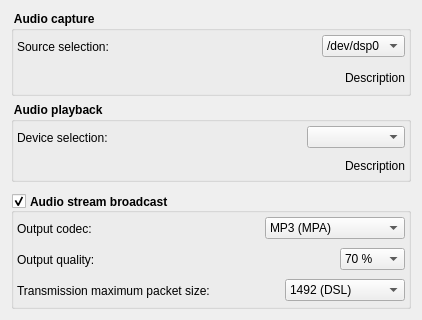
       <widget class="QWidget" name="mAudio">
        <layout class="QVBoxLayout" name="verticalLayout_2">
         <item>
          <widget class="QGroupBox" name="mGrpDevices_2">
           <property name="font">
            <font>
             <weight>75</weight>
             <bold>true</bold>
            </font>
           </property>
           <property name="title">
            <string> Audio capture </string>
           </property>
           <property name="flat">
            <bool>false</bool>
           </property>
           <layout class="QVBoxLayout" name="verticalLayout_7">
            <property name="margin">
             <number>3</number>
            </property>
            <item>
             <layout class="QHBoxLayout" name="horizontalLayout_9">
              <item>
               <widget class="QLabel" name="mLbAudioSource">
                <property name="minimumSize">
                 <size>
                  <width>160</width>
                  <height>25</height>
                 </size>
                </property>
                <property name="font">
                 <font>
                  <weight>50</weight>
                  <bold>false</bold>
                 </font>
                </property>
                <property name="text">
                 <string>Source selection:</string>
                </property>
               </widget>
              </item>
              <item>
               <spacer name="horizontalSpacer_9">
                <property name="orientation">
                 <enum>Qt::Horizontal</enum>
                </property>
                <property name="sizeHint" stdset="0">
                 <size>
                  <width>2</width>
                  <height>20</height>
                 </size>
                </property>
               </spacer>
              </item>
              <item>
               <widget class="QComboBox" name="mCbAudioSource">
                <property name="font">
                 <font>
                  <weight>50</weight>
                  <bold>false</bold>
                 </font>
                </property>
                <property name="currentIndex">
                 <number>0</number>
                </property>
                <item>
                 <property name="text">
                  <string>/dev/dsp0</string>
                 </property>
                </item>
               </widget>
              </item>
             </layout>
            </item>
            <item>
             <layout class="QHBoxLayout" name="horizontalLayout">
              <item>
               <spacer name="horizontalSpacer_22">
                <property name="orientation">
                 <enum>Qt::Horizontal</enum>
                </property>
                <property name="sizeType">
                 <enum>QSizePolicy::MinimumExpanding</enum>
                </property>
                <property name="sizeHint" stdset="0">
                 <size>
                  <width>5</width>
                  <height>25</height>
                 </size>
                </property>
               </spacer>
              </item>
              <item>
               <widget class="QLabel" name="label">
                <property name="minimumSize">
                 <size>
                  <width>20</width>
                  <height>20</height>
                 </size>
                </property>
                <property name="maximumSize">
                 <size>
                  <width>20</width>
                  <height>20</height>
                 </size>
                </property>
                <property name="text">
                 <string/>
                </property>
                <property name="pixmap">
                 <pixmap resource="../../resources/Icons.qrc">:/images/HardwareInfo.png</pixmap>
                </property>
                <property name="scaledContents">
                 <bool>true</bool>
                </property>
               </widget>
              </item>
              <item>
               <widget class="QLabel" name="mLbAudioSourceInfo">
                <property name="font">
                 <font>
                  <weight>50</weight>
                  <bold>false</bold>
                 </font>
                </property>
                <property name="text">
                 <string>Description</string>
                </property>
                <property name="textFormat">
                 <enum>Qt::PlainText</enum>
                </property>
                <property name="alignment">
                 <set>Qt::AlignRight|Qt::AlignTrailing|Qt::AlignVCenter</set>
                </property>
               </widget>
              </item>
             </layout>
            </item>
           </layout>
          </widget>
         </item>
         <item>
          <widget class="QGroupBox" name="groupBox_2">
           <property name="font">
            <font>
             <weight>75</weight>
             <bold>true</bold>
            </font>
           </property>
           <property name="title">
            <string> Audio playback </string>
           </property>
           <layout class="QVBoxLayout" name="verticalLayout_11">
            <property name="margin">
             <number>3</number>
            </property>
            <item>
             <layout class="QHBoxLayout" name="horizontalLayout_6">
              <item>
               <widget class="QLabel" name="mLbAudioSink">
                <property name="minimumSize">
                 <size>
                  <width>160</width>
                  <height>25</height>
                 </size>
                </property>
                <property name="font">
                 <font>
                  <weight>50</weight>
                  <bold>false</bold>
                 </font>
                </property>
                <property name="text">
                 <string>Device selection:</string>
                </property>
               </widget>
              </item>
              <item>
               <spacer name="horizontalSpacer_5">
                <property name="orientation">
                 <enum>Qt::Horizontal</enum>
                </property>
                <property name="sizeHint" stdset="0">
                 <size>
                  <width>2</width>
                  <height>20</height>
                 </size>
                </property>
               </spacer>
              </item>
              <item>
               <widget class="QComboBox" name="mCbAudioSink">
                <property name="font">
                 <font>
                  <weight>50</weight>
                  <bold>false</bold>
                 </font>
                </property>
                <property name="currentIndex">
                 <number>-1</number>
                </property>
                <item>
                 <property name="text">
                  <string>SDL: default</string>
                 </property>
                </item>
               </widget>
              </item>
             </layout>
            </item>
            <item>
             <layout class="QHBoxLayout" name="horizontalLayout_25">
              <item>
               <spacer name="horizontalSpacer_26">
                <property name="orientation">
                 <enum>Qt::Horizontal</enum>
                </property>
                <property name="sizeType">
                 <enum>QSizePolicy::MinimumExpanding</enum>
                </property>
                <property name="sizeHint" stdset="0">
                 <size>
                  <width>5</width>
                  <height>20</height>
                 </size>
                </property>
               </spacer>
              </item>
              <item>
               <widget class="QLabel" name="label_5">
                <property name="minimumSize">
                 <size>
                  <width>20</width>
                  <height>20</height>
                 </size>
                </property>
                <property name="maximumSize">
                 <size>
                  <width>20</width>
                  <height>20</height>
                 </size>
                </property>
                <property name="text">
                 <string/>
                </property>
                <property name="pixmap">
                 <pixmap resource="../../resources/Icons.qrc">:/images/HardwareInfo.png</pixmap>
                </property>
                <property name="scaledContents">
                 <bool>true</bool>
                </property>
               </widget>
              </item>
              <item>
               <widget class="QLabel" name="mLbAudioSinkInfo">
                <property name="font">
                 <font>
                  <weight>50</weight>
                  <bold>false</bold>
                 </font>
                </property>
                <property name="text">
                 <string>Description</string>
                </property>
                <property name="textFormat">
                 <enum>Qt::PlainText</enum>
                </property>
                <property name="alignment">
                 <set>Qt::AlignRight|Qt::AlignTrailing|Qt::AlignVCenter</set>
                </property>
               </widget>
              </item>
             </layout>
            </item>
           </layout>
          </widget>
         </item>
         <item>
          <spacer name="verticalSpacer">
           <property name="orientation">
            <enum>Qt::Vertical</enum>
           </property>
           <property name="sizeType">
            <enum>QSizePolicy::MinimumExpanding</enum>
           </property>
           <property name="sizeHint" stdset="0">
            <size>
             <width>20</width>
             <height>5</height>
            </size>
           </property>
          </spacer>
         </item>
         <item>
          <widget class="QGroupBox" name="mGrpAudio">
           <property name="font">
            <font>
             <weight>75</weight>
             <bold>true</bold>
            </font>
           </property>
           <property name="title">
            <string>Audio stream broadcast</string>
           </property>
           <property name="alignment">
            <set>Qt::AlignLeading|Qt::AlignLeft|Qt::AlignVCenter</set>
           </property>
           <property name="checkable">
            <bool>true</bool>
           </property>
           <property name="checked">
            <bool>true</bool>
           </property>
           <layout class="QVBoxLayout" name="verticalLayout_6">
            <property name="margin">
             <number>3</number>
            </property>
            <item>
             <layout class="QHBoxLayout" name="horizontalLayout_7">
              <item>
               <widget class="QLabel" name="mLbAudioCodec">
                <property name="minimumSize">
                 <size>
                  <width>210</width>
                  <height>25</height>
                 </size>
                </property>
                <property name="font">
                 <font>
                  <weight>50</weight>
                  <bold>false</bold>
                 </font>
                </property>
                <property name="text">
                 <string>Output codec:</string>
                </property>
               </widget>
              </item>
              <item>
               <spacer name="horizontalSpacer_6">
                <property name="orientation">
                 <enum>Qt::Horizontal</enum>
                </property>
                <property name="sizeHint" stdset="0">
                 <size>
                  <width>2</width>
                  <height>20</height>
                 </size>
                </property>
               </spacer>
              </item>
              <item>
               <widget class="QComboBox" name="mCbAudioCodec">
                <property name="font">
                 <font>
                  <weight>50</weight>
                  <bold>false</bold>
                 </font>
                </property>
                <property name="layoutDirection">
                 <enum>Qt::LeftToRight</enum>
                </property>
                <property name="currentIndex">
                 <number>0</number>
                </property>
                <property name="maxVisibleItems">
                 <number>9</number>
                </property>
                <item>
                 <property name="text">
                  <string>MP3 (MPA)</string>
                 </property>
                </item>
                <item>
                 <property name="text">
                  <string>G711 A-law (PCMA)</string>
                 </property>
                </item>
                <item>
                 <property name="text">
                  <string>G711 µ-law (PCMU)</string>
                 </property>
                </item>
                <item>
                 <property name="text">
                  <string>AAC</string>
                 </property>
                </item>
                <item>
                 <property name="text">
                  <string>PCM_S16_LE</string>
                 </property>
                </item>
                <item>
                 <property name="text">
                  <string>GSM</string>
                 </property>
                </item>
                <item>
                 <property name="text">
                  <string>AMR</string>
                 </property>
                </item>
               </widget>
              </item>
             </layout>
            </item>
            <item>
             <layout class="QHBoxLayout" name="horizontalLayout_10">
              <item>
               <widget class="QLabel" name="mLbAudioQuality">
                <property name="minimumSize">
                 <size>
                  <width>210</width>
                  <height>25</height>
                 </size>
                </property>
                <property name="font">
                 <font>
                  <weight>50</weight>
                  <bold>false</bold>
                 </font>
                </property>
                <property name="text">
                 <string>Output quality:</string>
                </property>
               </widget>
              </item>
              <item>
               <spacer name="horizontalSpacer_7">
                <property name="orientation">
                 <enum>Qt::Horizontal</enum>
                </property>
                <property name="sizeHint" stdset="0">
                 <size>
                  <width>2</width>
                  <height>20</height>
                 </size>
                </property>
               </spacer>
              </item>
              <item>
               <widget class="QComboBox" name="mCbAudioQuality">
                <property name="font">
                 <font>
                  <weight>50</weight>
                  <bold>false</bold>
                 </font>
                </property>
                <property name="currentIndex">
                 <number>6</number>
                </property>
                <item>
                 <property name="text">
                  <string>10 %</string>
                 </property>
                </item>
                <item>
                 <property name="text">
                  <string>20 %</string>
                 </property>
                </item>
                <item>
                 <property name="text">
                  <string>30 %</string>
                 </property>
                </item>
                <item>
                 <property name="text">
                  <string>40 %</string>
                 </property>
                </item>
                <item>
                 <property name="text">
                  <string>50 %</string>
                 </property>
                </item>
                <item>
                 <property name="text">
                  <string>60 %</string>
                 </property>
                </item>
                <item>
                 <property name="text">
                  <string>70 %</string>
                 </property>
                </item>
                <item>
                 <property name="text">
                  <string>80 %</string>
                 </property>
                </item>
                <item>
                 <property name="text">
                  <string>90 %</string>
                 </property>
                </item>
                <item>
                 <property name="text">
                  <string>100 %</string>
                 </property>
                </item>
               </widget>
              </item>
             </layout>
            </item>
            <item>
             <layout class="QHBoxLayout" name="horizontalLayout_17">
              <item>
               <widget class="QLabel" name="mLbAudioMaxPacketSize">
                <property name="minimumSize">
                 <size>
                  <width>260</width>
                  <height>25</height>
                 </size>
                </property>
                <property name="font">
                 <font>
                  <weight>50</weight>
                  <bold>false</bold>
                 </font>
                </property>
                <property name="text">
                 <string>Transmission maximum packet size:</string>
                </property>
               </widget>
              </item>
              <item>
               <spacer name="horizontalSpacer_17">
                <property name="orientation">
                 <enum>Qt::Horizontal</enum>
                </property>
                <property name="sizeHint" stdset="0">
                 <size>
                  <width>2</width>
                  <height>20</height>
                 </size>
                </property>
               </spacer>
              </item>
              <item>
               <widget class="QComboBox" name="mCbAudioMaxPacketSize">
                <property name="font">
                 <font>
                  <weight>50</weight>
                  <bold>false</bold>
                 </font>
                </property>
                <property name="currentIndex">
                 <number>3</number>
                </property>
                <item>
                 <property name="text">
                  <string>256 (Small)</string>
                 </property>
                </item>
                <item>
                 <property name="text">
                  <string>576 (IPv4 path)</string>
                 </property>
                </item>
                <item>
                 <property name="text">
                  <string>1280 (IPv6 path)</string>
                 </property>
                </item>
                <item>
                 <property name="text">
                  <string>1492 (DSL)</string>
                 </property>
                </item>
                <item>
                 <property name="text">
                  <string>1500 (Eth)</string>
                 </property>
                </item>
                <item>
                 <property name="text">
                  <string>4464 (T-Ring)</string>
                 </property>
                </item>
                <item>
                 <property name="text">
                  <string>4500 (FDDI)</string>
                 </property>
                </item>
                <item>
                 <property name="text">
                  <string>6000 (Jumbo)</string>
                 </property>
                </item>
               </widget>
              </item>
             </layout>
            </item>
           </layout>
          </widget>
         </item>
        </layout>
       </widget>
